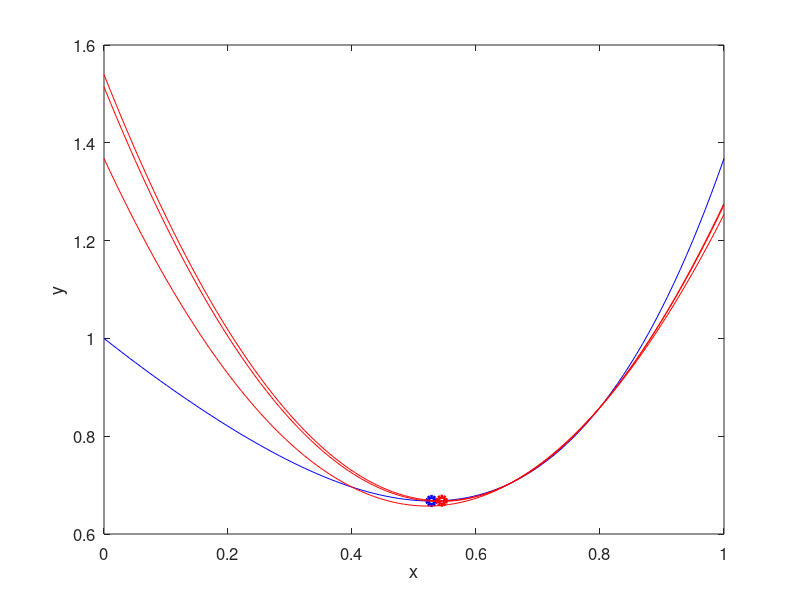

Reproduce this figure in MATLAB.
set(0, 'defaultaxesfontsize', 12) 
set(0, 'defaulttextfontsize', 12)


% грубая локализация минимума
function [a b] = minloc(f, x0, h)
    % направление убывания
    while f(x0 + h) > f(x0)
        if f(x0 - h) > f(x0)
            h = h / 2;
        else
            h = -h;
            break
        end
    end

    x1 = x0 + h;

    while f(x1) <= f(x0) % движение к локальному экстр.
        x0 = x1;
        x1 = x1 + h;
    end

    x0 = x0 - h;

    if x1 > x0, [a b] = deal(x0, x1);
    else [a b] = deal(x1, x0); end
end

% метод парабол
function [xm, ym] = parab(f, a, b, e)
    % точки пересечений
    [x1 x3] = minloc(f, a, 0.2); %или a b
    x2 = x1 + (x3 - x1) * rand(); %(a + b) / 2

    [y1 y2 y3] = deal(f(x1), f(x2), f(x3));
    n = 3;

    % интерполяционный квадратный многочлен Ньютона
    g = @(a0, a1, a2, x1, x2, X) a0 + a1 * (X - x1) + a2 * (X - x1) .* (X - x2);

    x42 = NaN;
    x41 = NaN;
    while true
        ++n;

        a0 = y1;
        a1 = (y2 - y1) / (x2 - x1);
        a2 = 1 / (x3 - x2) * ((y3 - y1) / (x3 - x1) - (y2 - y1) / (x2 - x1));

        % строим параболу
        X = linspace(0, 1, 100);
        plot(X, g(a0, a1, a2, x1, x2, X), 'Color', 'r');
        pause(1);

        x42 = x41;
        % минимум параболы
        x41 = 1/2 * (x1 + x2 - a1/a2);

        if (x41 > x2)
            [x1 y1] = deal(x2, y2);
            [x2 y2] = deal(x41, f(x41));
        else
            [x1 y1] = deal(x41, f(x41));
        end

        if (!isnan(x42) && abs(x41 - x42) <= e)
            break;
        end
    end

    xm = x41;
    ym = f(xm);
end


% исходные данные
f = @(X) X.^4 + exp(-X)
X = linspace(0, 1, 100);
[a b] = deal(0, 1)
e = 0.01

% вывод функции
plot(X, f(X), 'Color', 'b');
xlabel('x');
ylabel('y');
hold on;

% минимум
xm = fminbnd(f, a, b)
ym = f(xm);
plot(xm, ym, 'bo', 'LineWidth', 3);

[xm ym] = parab(f, a, b, e);
plot(xm, ym, 'ro', 'LineWidth', 3);


pause
